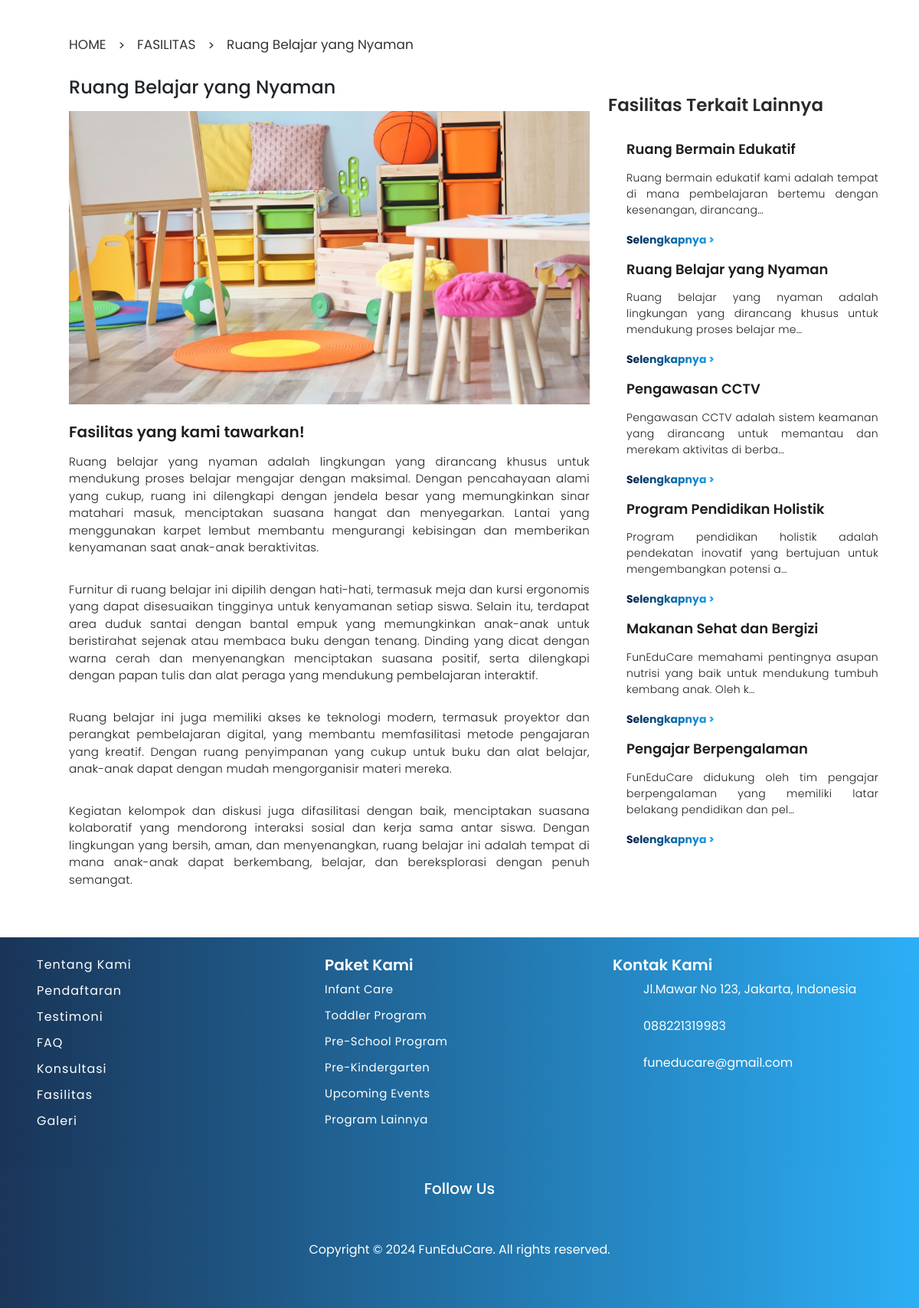
The page /fasilitas/2 on the database its author committed.
### home/models.py (models this page shows, shortened)
class Fasilitas(models.Model):
    judul = models.CharField(max_length=100)
    deskripsi = models.TextField()
    foto = models.FileField()

### home/views.py (the view)
# urls.py: path('fasilitas/<int:fasilitas_id>', views.detail_fasilitas, name='detail'),
def detail_fasilitas(request, fasilitas_id):
    dt = Fasilitas.objects.get(pk=fasilitas_id)
    all_fasilitas = Fasilitas.objects.all()
    return render(request, 'home/detail_fasilitas.html', {'detail': dt, 'all':all_fasilitas})

### home/templatetags/custom_filters.py (called while the page is built)
@register.filter
def split_paragraphs(value):
    if value:  # Pastikan value tidak None
        return value.split("\n")  # Pisahkan berdasarkan baris baru
    return []

### home/templates/home/detail_fasilitas.html (shortened to what this page needs)
<!DOCTYPE html>
{% load static %}
{% load custom_filters %}
<html lang="en">
<head>
   <link rel="stylesheet" href="{% static 'css/home-style.css' %}" />
  <link href="https://cdn.jsdelivr.net/npm/bootstrap@5.3.3/dist/css/bootstrap.min.css" rel="stylesheet"
 />
    <link rel="stylesheet" href="./assets/css/fasilitas-style.css">
</head>
<body>
   <main>
    <section class="container ">
      <div class="p-5">
      <div class="row ">
        <div class="head-content d-flex flex-row col-8">
          <a href="{% url 'home:home' %}"><h5>HOME</h5></a>
          <span class="me-3 ms-3"> > </span>
          <a href="{% url 'home:fasilitas' %}"><h5>FASILITAS</h5></a>
          <span class="me-3 ms-3"> > </span>
          <h5>{{ detail.judul }}</h5>
        </div>
      </div><br>
        <div class="col-12 d-flex flex-column flex-lg-row ">
          <div class="title-content d-flex flex-column col-12 col-lg-8">
            <h4 class="mb-3">{{ detail.judul }}</h4>
            <img src="{{ detail.foto.url }}" alt="{{ detail.judul }}">
            <h5 class="mt-4 mb-3 ml-2">Fasilitas yang kami tawarkan!</h5>
            {% for paragraf in detail.deskripsi|split_paragraphs %}
              <p>{{ paragraf }}</p>
            {% endfor %}
          </div>
          <div class="list-content d-flex flex-column col-12 col-lg-5">
            <h3 class="p-4">Fasilitas Terkait Lainnya</h3>
            <div class="pt-0 p-5">
              {% for item in all %}
              <div class="col-12 pb-3">
                <h5 class="mb-3">{{ item.judul }}</h5>
                <p>{{ item.deskripsi|truncatechars:100 }}</p>
                <a href="{% url 'home:detail' item.id %}">Selengkapnya ></a>
              </div>
              {% endfor %}
            </div>
          </div>
        </div>
      </div>
    </section>
  </main>
  <footer class="container-footer footer">
    <div class="pt-4 p-5">
      <div class="row">
        <div class="col-md-4">
          <ul class="list1">
            <li>
              <a href="{% url 'aboutus:aboutus' %}#siapakami">Tentang Kami</a>
            </li>
            <li><a href="{% url 'programs:programs' %}">Pendaftaran</a></li>
            <li>
              <a href="{% url 'home:home' %}#testimonialCarousel"
                >Testimoni</a
              >
            </li>
            <li>
              <a href="{% url 'contactus:contactus' %}#faq-list">FAQ</a>
            </li>
            <li>
              <a href="{% url 'contactus:contactus' %}#konsultasi"
                >Konsultasi</a
              >
            </li>
            <li><a href="{% url 'home:home' %}#fasilitas">Fasilitas</a></li>
            <li><a href="{% url 'aboutus:aboutus' %}#galeri">Galeri</a></li>
          </ul>
        </div>
        <div class="col-md-4">
          <h4>Paket Kami</h4>
          <ul class="list2">
            <li>
              <a href="{% url 'programs:programs' %}#service">Infant Care</a>
            </li>
            <li>
              <a href="{% url 'programs:programs' %}#service"
                >Toddler Program</a
              >
            </li>
            <li>
              <a href="{% url 'programs:programs' %}#service"
                >Pre-School Program</a
              >
            </li>
            <li>
              <a href="{% url 'programs:programs' %}#service"
                >Pre-Kindergarten</a
              >
            </li>
            <li>
              <a href="{% url 'programs:programs' %}#service"
                >Upcoming Events</a
              >
            </li>
            <li>
              <a href="{% url 'programs:programs' %}#service"
                >Program Lainnya</a
              >
            </li>
          </ul>
        </div>
        <div class="col-md-4">
          <h4>Kontak Kami</h4>
          <ul class="list4">
            <li>
              Jl.Mawar No 123, Jakarta, Indonesia
            </li>
            <br />
            <li>
              088221319983
            </li>
            <br />
            <li>
              funeducare@gmail.com
            </li>
          </ul>
        </div>
        <div class="d-flex justify-content-center mt-5">
          <div class="col-md-4 text-center">
            <h5 class="follow">Follow Us</h5>
          </div>
        </div>
      </div>
      <div class="copyright text-center mt-4">
        <p>Copyright &copy; 2024 FunEduCare. All rights reserved.</p>
      </div>
    </div>
  </footer>
</body>
</html>

### static/css/home-style.css (style rules this page uses)
* { padding: 0; margin: 0; box-sizing: border-box; font-family: "Poppins", sans-serif; scroll-behavior: smooth; text-decoration: none; list-style: none; }
:root { --bg-color: #fff; --text-color1: #1f1f21; --text-color2: #fff; --main-color: #15a6f5; --bg-opacity: #fffefa; --big-font: 3rem; --title-font: 40px; --p-font: 1rem; }
body { background: var(--bg-color); }
.list1, .footer-links, .list2 { list-style-type: none; padding-left: 0; }
.list1 li, .footer-links li, .list2 li { margin-bottom: 10px; }
.list1 a { color: var(--text-color2); text-decoration: none; letter-spacing: 1px; font-size: 16px; }
.list2 a { color: var(--text-color2); text-decoration: none; letter-spacing: 0.5px; font-size: 15px; }
.footer h4 { color: var(--text-color2); font-weight: 600; font-size: 20px; }
.footer { background: linear-gradient(to right, #011f46, var(--main-color)); opacity: 0.9; }
.list4, .follow, .copyright { color: var(--text-color2); }

### static/css/fasilitas-style.css (style rules this page uses)
* { padding: 0; margin: 0; box-sizing: border-box; font-family: "Poppins", sans-serif; scroll-behavior: smooth; text-decoration: none; list-style: none; }
:root { --bg-color: #fff; --text-color1: #1f1f21; --text-color2: #fff; --main-color: #15a6f5; --bg-opacity: #fffefa; --big-font: 3rem; --title-font: 40px; --p-font: 1rem; }
body { background: var(--bg-color); }
.head-content a { text-decoration: none; }
.head-content h5 { font-size: 17px; font-weight: 400; color: var(--text-color1); opacity: 90%; }
.title-content h5 { color: var(--text-color1); font-weight: 600; }
.title-content p { font-size: 15px; font-weight: 300; color: var(--text-color1); text-align: justify; letter-spacing: 0.3px; }
.list-content h3 { color: var(--text-color1); font-size: 23px; font-weight: 600; opacity: 95%; }
.list-content h5 { color: var(--text-color1); font-size: 18px; font-weight: 600; }
.list-content p { font-size: 14px; text-align: justify; color: var(--text-color1); font-weight: 300; letter-spacing: 0.3px; }
.list-content a { text-decoration: none; font-size: 14px; background: linear-gradient(to right, #011f46, var(--main-color)); background-clip: text; -webkit-text-fill-color: transparent; font-weight: 700; }
.list1, .footer-links, .list2 { list-style-type: none; padding-left: 0; }
.list1 li, .footer-links li, .list2 li { margin-bottom: 10px; }
.list1 a { color: var(--text-color2); text-decoration: none; letter-spacing: 1px; font-size: 16px; }
.list2 a { color: var(--text-color2); text-decoration: none; letter-spacing: 0.5px; font-size: 15px; }
.footer h4 { color: var(--text-color2); font-weight: 600; font-size: 20px; }
.footer { background: linear-gradient(to right, #011f46, var(--main-color)); opacity: 0.9; }
.list4, .follow, .copyright { color: var(--text-color2); }

### rows shown on the page
Fasilitas: judul "Ruang Belajar yang Nyaman", foto (picture), deskripsi "Ruang belajar yang nyaman adalah lingkungan yang dirancang khusus untuk mendukung proses belajar me…"
Fasilitas: judul "Ruang Bermain Edukatif", deskripsi "Ruang bermain edukatif kami adalah tempat di mana pembelajaran bertemu dengan kesenangan, dirancang…"
Fasilitas: judul "Pengawasan CCTV", deskripsi "Pengawasan CCTV adalah sistem keamanan yang dirancang untuk memantau dan merekam aktivitas di berba…"
Fasilitas: judul "Program Pendidikan Holistik", deskripsi "Program pendidikan holistik adalah pendekatan inovatif yang bertujuan untuk mengembangkan potensi a…"
Fasilitas: judul "Makanan Sehat dan Bergizi", deskripsi "FunEduCare memahami pentingnya asupan nutrisi yang baik untuk mendukung tumbuh kembang anak. Oleh k…"
Fasilitas: judul "Pengajar Berpengalaman", deskripsi "FunEduCare didukung oleh tim pengajar berpengalaman yang memiliki latar belakang pendidikan dan pel…"
